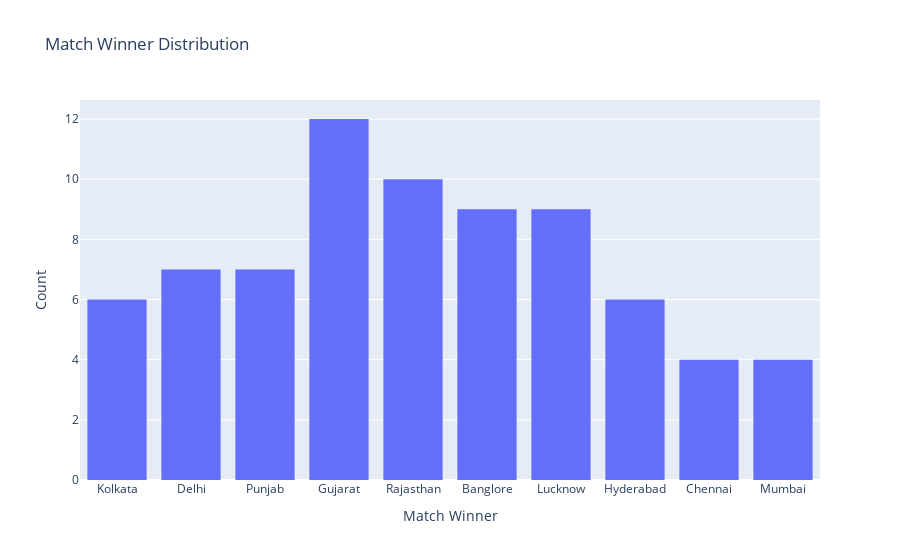

The notebook cell saved with this chart:
### Code cell
fig=px.histogram(df,x='match_winner',title='Match Winner Distribution')
fig.update_layout(xaxis_title='Match Winner',yaxis_title='Count')   
fig.show()

### Figure 1 — Plotly figure (JSON) as saved in the notebook; plotly's stock layout.template omitted (floating-point values rounded to 4 significant figures)
{"data": [{"bingroup": "x", "hovertemplate": "match_winner=%{x}<br>count=%{y}<extra></extra>", "legendgroup": "", "marker": {"color": "#636efa", "pattern": {"shape": ""}}, "name": "", "orientation": "v", "showlegend": false, "type": "histogram", "x": ["Kolkata", "Delhi", "Punjab", "Gujarat", "Rajasthan", "Banglore", "Lucknow", "Kolkata", "Rajasthan", "Gujarat", "Punjab", "Lucknow", "Banglore", "Kolkata", "Lucknow", "Gujarat", "Hyderabad", "Banglore", "Delhi", "Rajasthan", "Hyderabad", "Chennai", "Punjab", "Gujarat", "Hyderabad", "Lucknow", "Banglore", "Hyderabad", "Gujarat", "Rajasthan", "Banglore", "Delhi", "Chennai", "Rajasthan", "Gujarat", "Hyderabad", "Lucknow", "Punjab", "Rajasthan", "Gujarat", "Delhi", "Lucknow", "Gujarat", "Mumbai", "Lucknow", "Chennai", "Kolkata", "Punjab", "Banglore", "Delhi", "Mumbai", "Rajasthan", "Lucknow", "Banglore", "Chennai", "Kolkata", "Gujarat", "Delhi", "Mumbai", "Punjab", "Kolkata", "Gujarat", "Rajasthan", "Delhi", "Hyderabad", "Lucknow", "Banglore", "Rajasthan", "Mumbai", "Punjab", "Gujarat", "Banglore", "Rajasthan", "Gujarat"], "xaxis": "x", "yaxis": "y"}], "layout": {"barmode": "relative", "legend": {"tracegroupgap": 0}, "title": {"text": "Match Winner Distribution"}, "xaxis": {"anchor": "y", "domain": [0, 1], "title": {"text": "Match Winner"}}, "yaxis": {"anchor": "x", "domain": [0, 1], "title": {"text": "Count"}}}}
